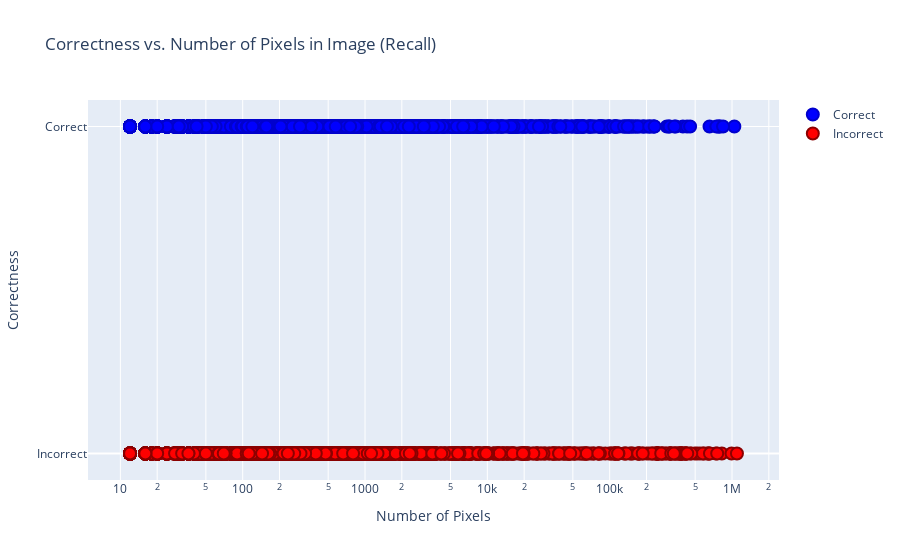

This figure's notebook cell:
### Code cell
fig = go.Figure()

# Add points for correct predictions
fig.add_trace(go.Scatter(
    x=[pixel_counts_recalls[i] for i in range(len(recalls)) if recalls[i]],
    y=[1 for i in range(len(recalls)) if recalls[i]],  # Use 1 as a dummy value to represent correct predictions
    mode='markers',
    name='Correct',
    marker=dict(color='Blue', size=12, line=dict(color='MediumBlue', width=2))
))

# Add points for incorrect predictions
fig.add_trace(go.Scatter(
    x=[pixel_counts_recalls[i] for i in range(len(recalls)) if not recalls[i]],
    y=[0 for i in range(len(recalls)) if not recalls[i]],  # Use 0 as a dummy value to represent incorrect predictions
    mode='markers',
    name='Incorrect',
    marker=dict(color='Red', size=12, line=dict(color='DarkRed', width=2))
))

fig.update_layout(
    title='Correctness vs. Number of Pixels in Image (Recall)',
    xaxis_title='Number of Pixels',
    xaxis_type='log',  # Set the x-axis to a logarithmic scale
    yaxis_title='Correctness',
    yaxis=dict(tickvals=[0, 1], ticktext=['Incorrect', 'Correct'])
)

fig.show()

### Figure 1 — Plotly figure (JSON) as saved in the notebook; plotly's stock layout.template omitted (floating-point values rounded to 4 significant figures; data arrays with more than 128 entries replaced by an {"elided": "..."} marker saying what was removed)
{"data": [{"marker": {"color": "Blue", "line": {"color": "MediumBlue", "width": 2}, "size": 12}, "mode": "markers", "name": "Correct", "type": "scatter", "x": {"elided": "3086 int values"}, "y": {"elided": "3086 int values"}}, {"marker": {"color": "Red", "line": {"color": "DarkRed", "width": 2}, "size": 12}, "mode": "markers", "name": "Incorrect", "type": "scatter", "x": {"elided": "2180 int values"}, "y": {"elided": "2180 int values"}}], "layout": {"title": {"text": "Correctness vs. Number of Pixels in Image (Recall)"}, "xaxis": {"title": {"text": "Number of Pixels"}, "type": "log"}, "yaxis": {"ticktext": ["Incorrect", "Correct"], "tickvals": [0, 1], "title": {"text": "Correctness"}}}}
